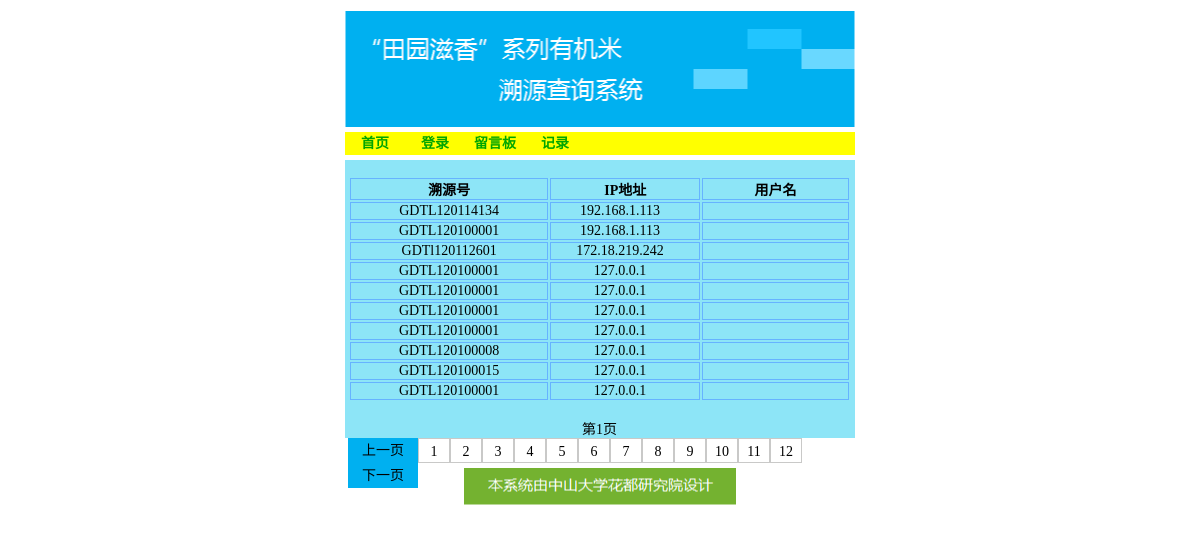
Page /bg_viewrecord.php?page=0 on the committed database.
### tables this page shows
CREATE TABLE `record` (
  `id` int(100) NOT NULL auto_increment,
  `state` varchar(30) NOT NULL,
  `product_number` varchar(100) NOT NULL,
  `date` varchar(30) NOT NULL,
  `name` varchar(150) default NULL,
  `ip` varchar(30) NOT NULL,
  PRIMARY KEY  (`id`)
);

### bg_viewrecord.php (the view, shortened to what this page needs)
<!DOCTYPE html>
<html>
<head>
	<link href="css/bg_viewrecord.css" type="text/css" rel="stylesheet" />
</head>
<body>
	<div id="all">
		<div id="head"><a href="index.php">"田园滋香"系列有机米溯源查询系统</a></div>
		<div id="menu">
			<ul>
				<li><a href="index.php"><b>首页</b></a></li>
				<li><a href="in.php"><b>登录</b></a></li>
				<li><a href="message_board.php?page=0"><b>留言板</b></a></li>
				<li><a href='bg_viewrecord.php?page=0'><b>记录</b></a></li>
			</ul>
		</div>
		<div id="info">
			<div id="p">
				<br/>
				<?php
					$page = $_GET['page'];
					$pages=0;
					$sql="select * from record ORDER BY  `record`.`date` DESC";
					$result = mysql_query($sql);
					while($rs =mysql_fetch_array($result)){
						global $pages;
						$pages = $pages+1;
					}
					$pages = ($pages-1)/10+1;
					$pages = floor($pages);
					$frontpage = $page-10;
					$nextpage = $page+10;
					if($frontpage<0){
						$frontpage=0;
					}
					$sql="select * from record limit $page,10";
					$result = mysql_query($sql);
					echo "<table>";
					echo "<tr>";
					echo "<td id='td_1'><b>溯源号</b></td>";
					echo "<td id='td_2'><b>IP地址</b></td>";
					echo "<td id='td_3'><b>用户名</b></td>";
					echo "</tr>";
					while($rs =mysql_fetch_array($result))
						{
						echo "<tr>";
						echo "<td id='td_1'><a id='p_a' href='bg_detilrecord.php?product_number=$rs[2]&page=0'>$rs[2]</a></td>";
						echo "<td id='td_2'>$rs[5]&nbsp;&nbsp;&nbsp;</td>";
						echo "<td id='td_3'>$rs[4]&nbsp;&nbsp;&nbsp;</td>";
						echo "</tr>";
						}
					echo "</table>";
				?>
				<br/>
				<div align="center">第<?php echo "".($page/10+1);?>页</div>
				<div class="p_1"><a href="bg_viewrecord.php?page=<?php echo $frontpage?>">上一页</a></div>
				<?php
					$i=1;
					for(;$i<=$pages;$i++){
					$s=($i-1)*10;
					echo "<div class='p_2'>";
					echo "<a href='bg_viewrecord.php?page=$s'>$i</a>";
					echo "</div>";
					}
				?>
				<div class="p_1"><a href="bg_viewrecord.php?page=<?php echo $nextpage?>">下一页</a></div>
			</div>
		</div>
		<div id="footer">
		</div>
	</div>
</body>
</html>

### css/bg_viewrecord.css (style rules this page uses)
html { height:100%;border:none; }
body { border:none; padding:0; margin:0; font-size:15px;font-family:΢���ź�; }
div,ul,li,img { padding:0; margin:0; border:none; }
ul { list-style-type:none; }
* { margin:0px; padding:0px; }
#all { width:510px; margin:0 auto; min-height:200px; font-size:14px; font-family:����; }
#head { width:510px; height:117px; background:url("../images/head.png") no-repeat center center; margin-top:10px; }
#head a { width:510px; height:117px; display:block; text-indent:-3000px; }
#menu { margin:5px auto; width:510px; height:23px; background:#ff0; line-height:23px; }
#menu a { color:#00A600; display:block; width:60px; text-decoration:none; text-align:center; }
#menu li { float:left; width:60px; list-style-type:none; }
#info { width:510px; height:auto; background:#8DE5F7; }
#p { width:503px; height:auto; margin:0 auto; min-height:10px; margin:0px 3px 0px 3px; }
#p table a { display:block; text-align:center; }
#td_1 { width:200px; border:1px solid #66B3FF; text-align:center; }
#td_2 { width:150px; border:1px solid #66B3FF; text-align:center; }
#td_3 { width:150px; border:1px solid #66B3FF; text-align:center; }
#p a:link,a:visited { color:#000; text-decoration:none; }
.p_1 { width:70px; height:25px; line-height:25px; text-align:center; background:#00B0F0; float:left; }
.p_1 a:link,a:visited { color:#000; text-decoration:none; }
.p_2 { width:30px; height:23px; line-height:25px; text-align:center; background:#fff; border:1px solid #c9c9c8; float:left; }
.p_2 a:link,a:visited { text-decoration:none; }
#footer { margin:0 auto; margin-top:30px; width:273px; height:37px; background:url("../images/footer.png") no-repeat center center; text-indent:-3000px; }

### rows in the picture
record: product_number "GDTL120114134", ip "192.168.1.113"
record: product_number "GDTL120100001", ip "192.168.1.113"
record: product_number "GDTl120112601", ip "172.18.219.242"
record: product_number "GDTL120100001", ip "127.0.0.1"
record: product_number "GDTL120100001", ip "127.0.0.1"
record: product_number "GDTL120100001", ip "127.0.0.1"
record: product_number "GDTL120100001", ip "127.0.0.1"
record: product_number "GDTL120100008", ip "127.0.0.1"
record: product_number "GDTL120100015", ip "127.0.0.1"
record: product_number "GDTL120100001", ip "127.0.0.1"

### other values in the picture
$page/10+1 "1"
